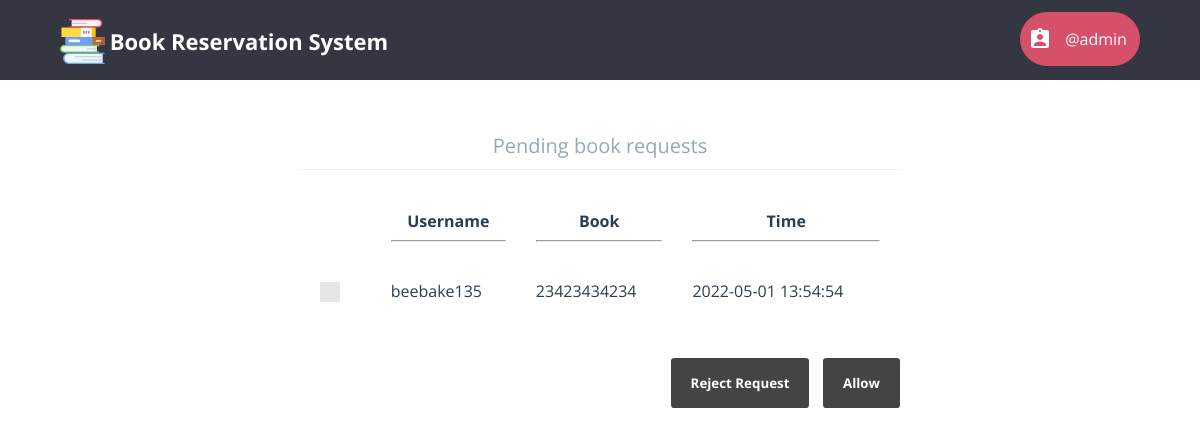
Screenshot of /librarian/pending_book_requests.php (signed in) with the database file from the repository.
### tables this page shows
CREATE TABLE `pending_book_requests` (
  `request_id` int(11) NOT NULL,
  `member` varchar(20) NOT NULL,
  `book_isbn` varchar(13) NOT NULL,
  `time` timestamp NOT NULL DEFAULT current_timestamp()
);

### librarian/pending_book_requests.php (the view, shortened to what this page needs)
<?php
	require "../db_connect.php";
	require "header_librarian.php";
?>
<html>
	<head>
		<link rel="stylesheet" type="text/css" href="../css/global_styles.css">
		<link rel="stylesheet" type="text/css" href="../css/custom_checkbox_style.css">
		<link rel="stylesheet" type="text/css" href="css/pending_book_requests_style.css">
	</head>
	<body>
		<?php
			$query = $con->prepare("SELECT * FROM pending_book_requests;");
			$query->execute();
			$result = $query->get_result();;
			$rows = mysqli_num_rows($result);
			if($rows == 0)
				echo "<h2 align='center'>No requests pending</h2>";
			else
			{
				echo "<form class='cd-form' method='POST' action='#'>";
				echo "<center><legend>Pending book requests</legend></center>";
				echo "<table width='100%' cellpadding=10 cellspacing=10>
						<tr>
							<th></th>
							<th>Username<hr></th>
							<th>Book<hr></th>
							<th>Time<hr></th>
						</tr>";
				for($i=0; $i<$rows; $i++)
				{
					$row = mysqli_fetch_array($result);
					echo "<tr>";
					echo "<td>
							<label class='control control--checkbox'>
								<input type='checkbox' name='cb_".$i."' value='".$row[0]."' />
								<div class='control__indicator'></div>
							</label>
						</td>";
					for($j=1; $j<4; $j++)
						echo "<td>".$row[$j]."</td>";
					echo "</tr>";
				}
				echo "</table>";
				echo "<br /><br /><div style='float: right;'>";
				echo "<input type='submit' value='Reject Request' name='l_reject' />&nbsp;&nbsp;&nbsp;&nbsp;";
				echo "<input type='submit' value='Allow' name='l_grant'/>";
				echo "</div>";
				echo "</form>";
			}

### librarian/css/header_librarian_style.css (style rules this page uses)
html * { -webkit-font-smoothing: antialiased; -moz-osx-font-smoothing: grayscale; }
*, *:after, *:before { -webkit-box-sizing: border-box; -moz-box-sizing: border-box; box-sizing: border-box; }
body { font-size: 100%; font-family: "Open Sans", sans-serif; background-color: white; margin: 0; }

### css/global_styles.css (style rules this page uses)
*, *::after, *::before { -webkit-box-sizing: border-box; -moz-box-sizing: border-box; box-sizing: border-box; }
html { font-size: 62.5%; }
body { font-size: 1.8rem; font-family: "Open Sans", sans-serif; color: #2b3e51; background-color: #ffffff; }

### css/custom_checkbox_style.css (style rules this page uses)
.control { font-size: 18px; position: relative; display: block; margin-bottom: 15px; padding-left: 30px; cursor: pointer; }
.control__indicator { position: absolute; top: -2px; left: 0; width: 20px; height: 20px; background: #e6e6e6; }
.control__indicator:after { position: absolute; display: none; content: ''; }
.control--checkbox .control__indicator:after { top: 4px; left: 8px; width: 5px; height: 10px; transform: rotate(45deg); border: solid #fff; border-width: 0 2px 2px 0; }

### librarian/css/pending_book_requests_style.css (style rules this page uses)
.cd-form { width: 90%; max-width: 600px; margin: 4em auto; font-size: 1.3rem; color: #94aab0; margin-bottom: 10px; display: block; }
.cd-form::after { clear: both; content: ""; display: table; }
.cd-form legend { padding-bottom: 10px; margin-bottom: 20px; font-size: 2rem; border-bottom: 1px solid #ecf0f1; }
.cd-form legend { display: block; width: 100%; -webkit-appearance: none; -moz-appearance: none; -ms-appearance: none; -o-appearance: none; appearance: none; }
.cd-form input[type="submit"] { border: none; background: #444444; border-radius: 0.25em; padding: 16px 20px; color: #ffffff; font-weight: bold; font-family: "Open Sans", sans-serif; cursor: pointer; -webkit-font-smoothing: antialiased; -moz-osx-font-smoothing: grayscale; -webkit-appearance: none; -moz-appearance: none; -ms-appearance: none; -o-appearance: none; appearance: none; }

### rows the page displays
pending_book_requests: member "beebake135", book_isbn "23423434234", time "2022-05-01 13:54:54"

### other values shown
$_SESSION['username'] "admin"
